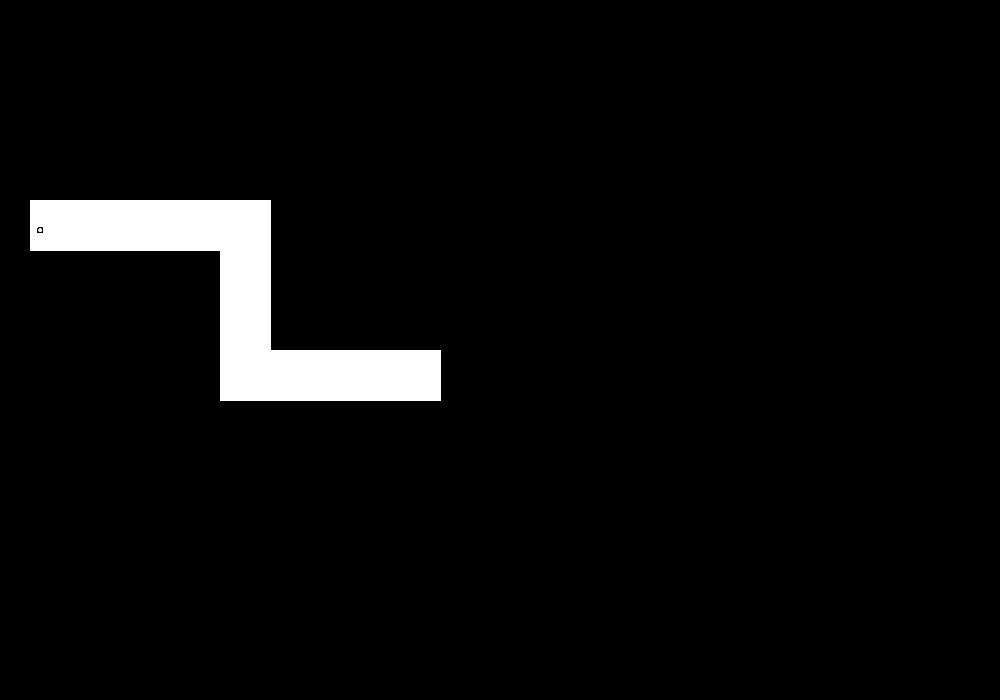
Frame 1 (no input)
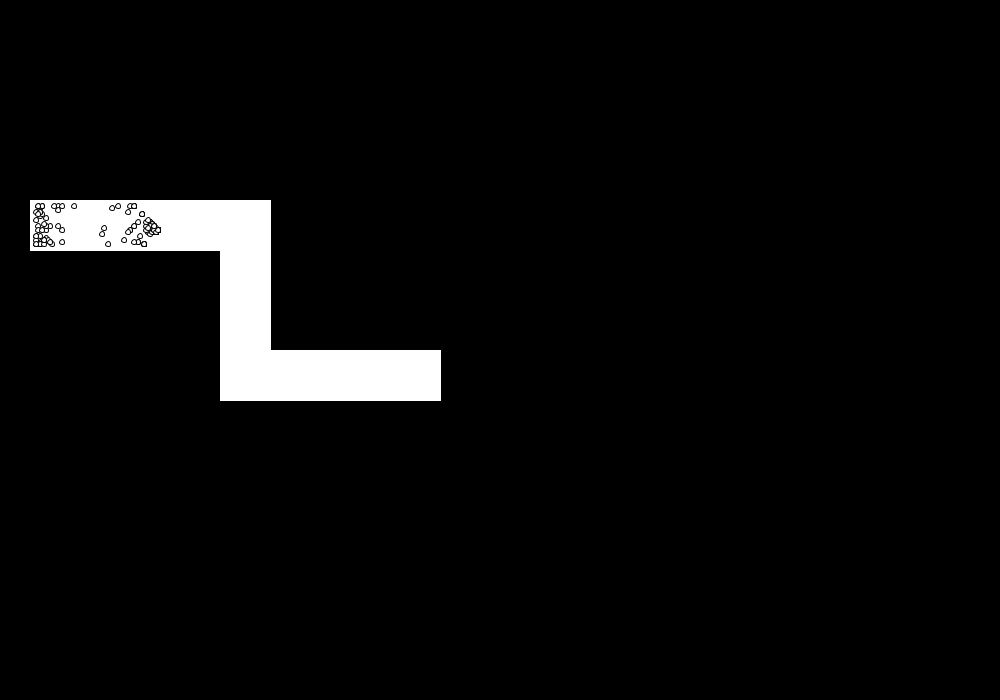
Frame 60 (the mouse pressed at the canvas centre just before this capture)
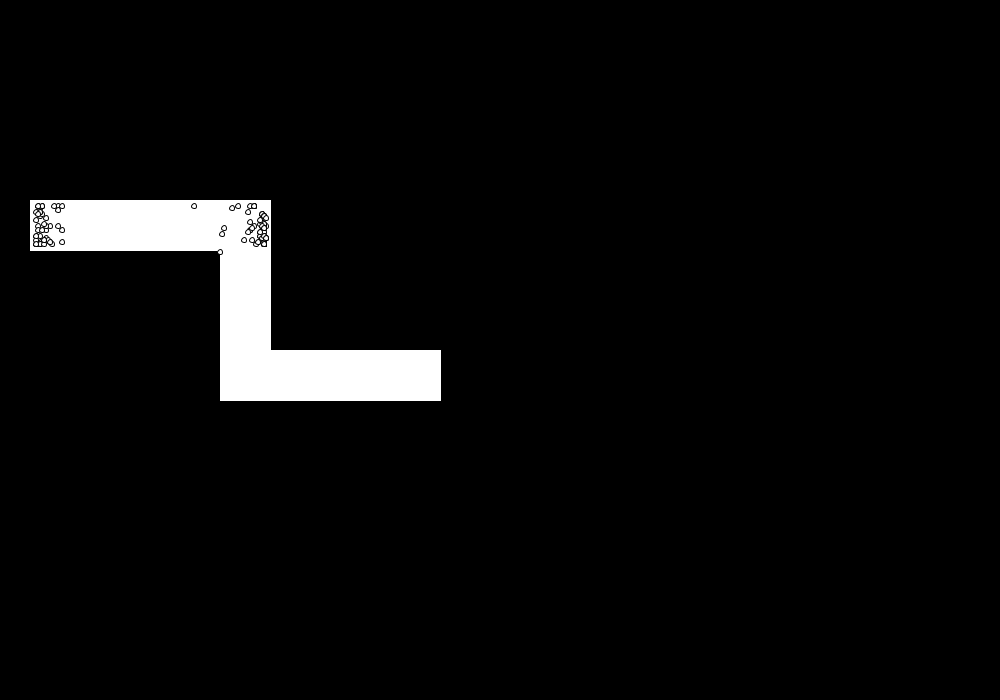
Frame 120 (the mouse held since frame 60 and released just before this capture)

The Processing sketch that drew these frames (run headless with seeded random() and noise(); from frame 60 on, the mouse is pressed at the canvas centre):

// Processing sketch: Nn
// ── Nn.pde
 

 int pl=1000;
 boolean stop = false ;
float[] fc = new float[pl];
int[] times = new int[pl];

doto[] p=new doto[pl];
int stx=40,sty=230,tx=420,ty=375;//path dependent
///doto p;



void setup()
{ 
  size(1000,700);


for(int i=0;i<pl;i++)
{
  p[i]=new doto(stx,sty);
  
  
 }

for(int i=0;i<pl;i++)
p[i].B.weightcalc();
}

void draw()
{
background(0);


if(!stop)
{


stroke(255);
rect(30,200,220,50);
rect(220,200,50,200);
rect(220,350,200,50);
rect(420,350,20,50);
 
//rect(370,150,50,200);

/*
stroke(255);
fill(255);
ellipse(500,350,600,600);
stroke(0);
fill(0);
ellipse(500,350,400,400);

*/


//ellipse(500,350,600,600);

for(int i=0;i<pl;i++)
{
  p[i].dplot();
  p[i].think();
  p[i].move();
 

}
 delay(50);

}

else
{
  for(int i=0;i<pl;i++)
  {
   fc[i] = p[i].cfit(tx,ty); 
   
 }
  
fc=sort(fc);
fc=reverse(fc);
background(255);
for(int i=0;i<10;i++)
  {
  
  textSize(30);
  fill(0);
  text("Score"+(i+1)+" "+fc[i],50,50*(i+1));
  
 }

}
}

void keyPressed()
{
if(key == 's')
stop = true;
  
}

// ── dot.pde
class doto
{
 brain B;
  float fitness;//tobdouble
  float t;//fitness factors
 int pos[];
 boolean life;
 boolean suc;
 int x,y;
 int nopathc;
 int fcolor;

 
 doto(int sx,int sy)
 {t=0;

 B =new brain();
 suc = false;
 life = true;
 x= sx;//(int)random(200,700);
 y= sy;//(int)random(50,650);
pos = new int[4];//+x,+y,-x,-y ditance sence
fcolor=255;//#ff0000 ;
nopathc = 0;//blak
//to initlaix=ze path c
B.weightcalc();
fitness = 0;

 }
 
 float cfit(int tx,int ty)
 {
  
    if(suc)
   {   
    fitness = 30000/t +1;//time let it be relative to the best time , change the 30k
   }
   else if(life)
   {
    fitness = 30000/t + 1/dist(tx,ty,x,y) ; 
   }
   
return(fitness);
 }
 
 void dplot()
 {  
  
   if(life)
   {
  stroke(0);
 
  fill(fcolor);  
    ellipse(x,y,5,5);}
else if(suc)
{ stroke(0);
 fill(#ff0000);  
   ellipse(x,y,5,5);

}

 //println("x:"+x+"  y:"+y);
 }

  void think()
  { 
    long[] C = new long[4];
    long[] D = new  long[4];
    int j=0;
    C[0] = get(x+7,y);D[0] = get(x+6,y);
    C[1] = get(x,y+7);D[1] = get(x,y+6); 
    C[2] = get(x-7,y);D[2] = get(x-6,y);
    C[3] = get(x,y-7);D[3] = get(x,y-6);
    
    
    for(int i=0;i<4;i++)
    if(C[i] == color(nopathc) && D[i] == color(nopathc))
    j++;
   if(x>420 && y<400 && y>350)
   {
    suc = true;
    life = false;
   }
    

    if(j>0)
    life = false ;//dead
    
    
    
    
    if(life)
    {
    t = millis();
    
    pos[0]=abs(get(x+7,y)-get(x+6,y)/16777215);
    pos[1]=abs(get(x,y+7)-get(x,y+6)/16777215);
    pos[2]=abs(get(x-7,y)-get(x-6,y)/16777215);
    pos[3]=abs(get(x,y-7)-get(x,y-6)/16777215);
    
    B.readdis(pos);
    B.decide();
    }
}
  
 
 
 void move()
 { 
   if(life)
  { int j=0,i;
  double m;
  m=B.deci[0];
   
   for(i=1;i<4;i++)
   if(m<B.deci[i])
   {m=B.deci[i];j=i;}
   
   
  if(x>=1000||x<=0||y<=0||y>=700)
   {x=500;//(int)random(1000);
    y=350;//(int)random(700);
  }
   
   switch(j)
   {
     case 0:{y=y-2;break;}
     case 1:{y=y+2;break;}
     case 2:{x=x+2;break;}
     case 3:{x=x-2;break;}
   //  default:
   }
   
  }
 }
 
};

// ── network.pde
class brain
{

double[][] weight1;
double[][] weight2;
int[] dist;
double[] hidden;
double[] deci;

brain()
{
  dist = new int[4];
  weight1 = new double[3][4];
  hidden = new double[3];
  weight2 = new double[4][3];
  deci = new double[4];
}


void readdis(int[] X)
{
dist[0]=X[0];
dist[1]=X[1];
dist[2]=X[2];
dist[3]=X[3];
}

void weightcalc()
{

  for( int i=0;i<3;i++)
  for(int j=0;j<4;j++)
 { 
   
   weight1[i][j]=(double)random(-1,1)/1000;// random(0.0367);//0.0367  
   weight2[j][i]= (double)random(-1,1)/1000;// random(0.052);//0.052 
  }

}

void decide()
{
  double[] sum=new double[3],sum2 = new double[4];
  for(int i=0;i<3;i++)
  {sum[i]=0;
  for(int k=0;k<4;k++)
  sum[i]+=weight1[i][k]*dist[k];
  
hidden[i]=sum[i];// yet to b decided YTB
/*
fill(0);
text("deci"+i+"  "+deci[i],70,70+i*30);
*/}
  
  for(int i=0;i<4;i++)
  {sum2[i]=0;
   for(int k=0;k<3;k++)
   sum2[i]+=weight2[i][k]*hidden[k];
   
   deci[i]=sum2[i];//yet to be decided YTB
    
  }
  
}
  
  
  

}
